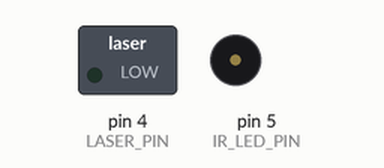
The sketch below on a simulated Arduino Uno, built with avr-gcc and run on an emulated ATmega328P. On the bench: switched loads named in the sketch (green lamp = pin HIGH), buzzer (waves = sounding).

Above: at 0.05 s.
Timing chart, 0 to 3.0 s (numbered marks = the images above):
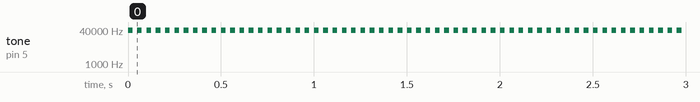

The sketch:

Laser.ino
```cpp
const int LASER_PIN  = 4;
const int IR_LED_PIN  = 5;
const int BUTTON_PIN = 8;

bool laserIsOn = false;

void pulse_laser(bool state) {
  if (state) {
    tone(LASER_PIN, 38000);
    noTone(IR_LED_PIN);
  } else {
    tone(IR_LED_PIN, 38000);
    noTone(LASER_PIN);
  }
}

void setup() {
  // Configure pins
  pinMode(LASER_PIN, OUTPUT);
  pinMode(IR_LED_PIN, OUTPUT);
  pinMode(BUTTON_PIN, INPUT_PULLUP); // Use internal pull-up resistor for the button

  // Initialize them off
  //digitalWrite(IR_LED_PIN, HIGH);

  // (Optional) Begin serial for debug
  Serial.begin(115200);
}

void loop() {
  /*bool buttonState = digitalRead(BUTTON_PIN) == LOW;
  if (buttonState != laserIsOn) {
    laserIsOn = buttonState;
    if (buttonState) {
      Serial.println("Laser");
    } else {
      Serial.println("IR LED");
    }
    pulse_laser(buttonState);
  }
  delay(10);*/
  tone(IR_LED_PIN, 38000, 25);
  delay(50);
}
```

Measured:
- by itself, tone on pin 5 (IR_LED_PIN): alternates 38000 Hz for 0.03 s and silent for 0.03 s
